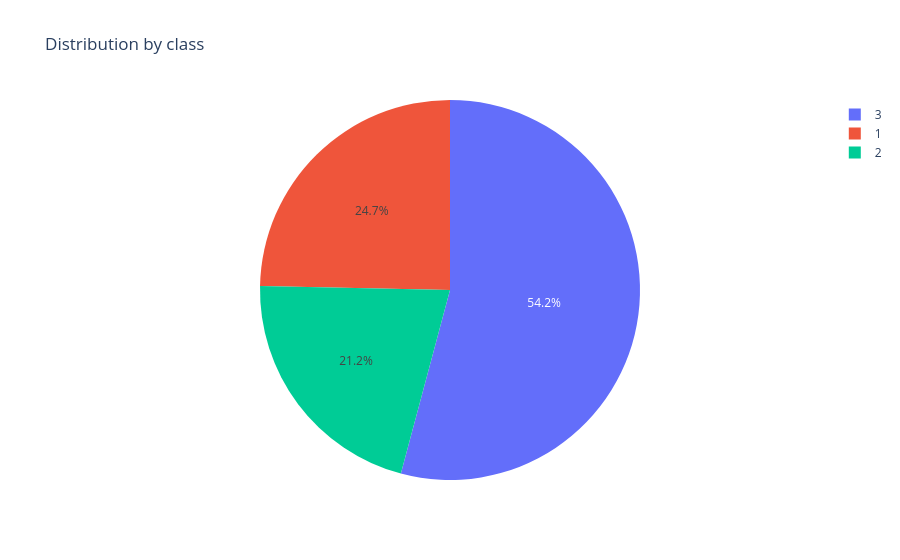

The code cell stored with this chart in its notebook:
### Markdown cell above
### 3.5. Pie Chart: Class Distribution (Interactive)
Showing the proportion of passengers in each class.

### Code cell
class_distribution = dat_fr['Pclass'].value_counts()
graph5 = px.pie(values=class_distribution.values, names=class_distribution.index,
              title='Distribution by class')
graph5.show()

### Figure 1 — Plotly figure (JSON) as saved in the notebook; plotly's stock layout.template omitted (floating-point values rounded to 4 significant figures)
{"data": [{"domain": {"x": [0.0, 1.0], "y": [0.0, 1.0]}, "hovertemplate": "label=%{label}<br>value=%{value}<extra></extra>", "labels": [3, 1, 2], "legendgroup": "", "name": "", "showlegend": true, "values": [709, 323, 277], "type": "pie"}], "layout": {"legend": {"tracegroupgap": 0}, "title": {"text": "Distribution by class"}}}
